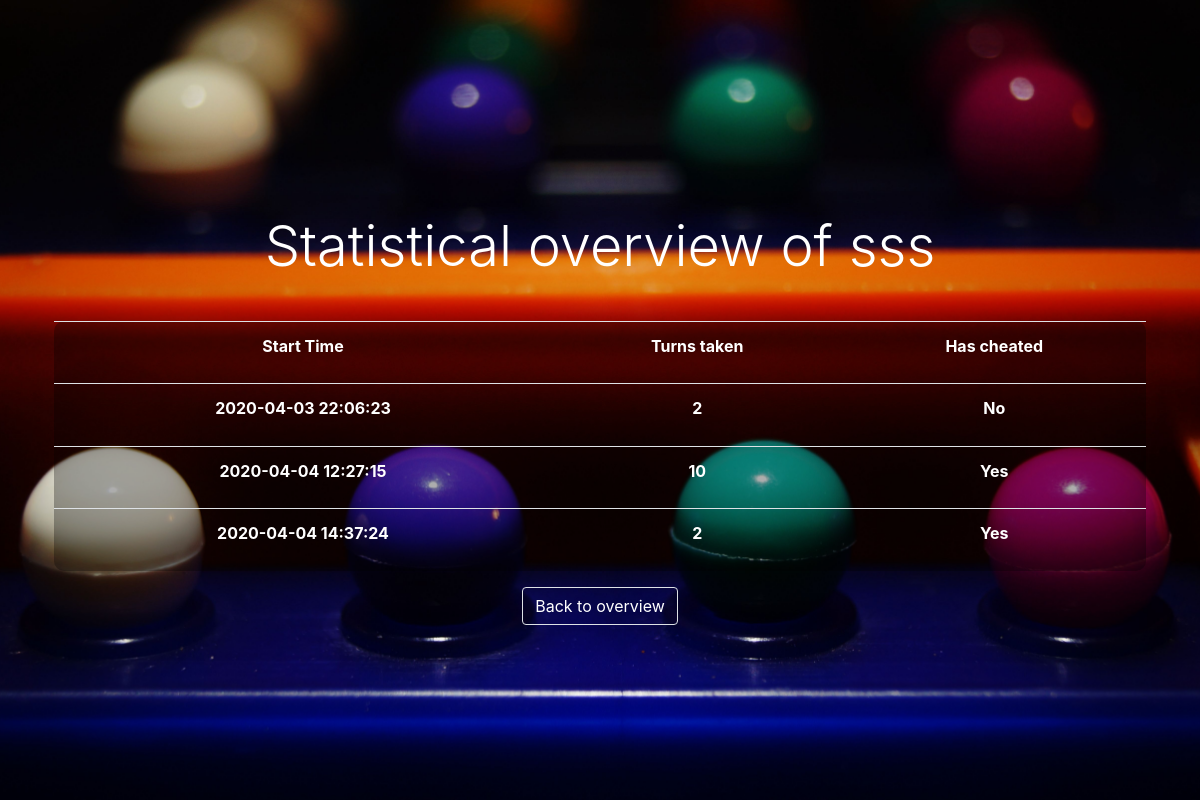
The app's page /statistics/sss with its own data.
### tables this page shows
CREATE TABLE `Game` (
  `id` INTEGER PRIMARY KEY AUTOINCREMENT NOT NULL,
  `username` VARCHAR(45) NOT NULL,
  `guess_amount` INTEGER NOT NULL,
  `has_cheated` TINYINT NOT NULL,
  `start_time` DATETIME NOT NULL
);

### Main.py (the view)
@app.route('/statistics/<username>')
def details(username):
    name = str(username)
    rows = controller.get_details_of_player(name)
    return render_template('detailedstatistics.html', name=name, rows=enumerate(rows))

### controllers/MainController.py (called while the page is built)
    def get_details_of_player(self, username):
        db = DB()
        rows = db.query('SELECT start_time, guess_amount, has_cheated from Game where username = ? and guess_amount != 0',
                        (username,))
        db.close()
        return rows

### models/DB.py (called while the page is built)
    def open_db(self):
        self.db = sqlite3.connect(os.path.abspath('./mastermind.db'))
        self.cursor = self.db.cursor()
        self.connected = True

    def query(self, query, bindings=None):
        self.open_db()
        curs = self.db.cursor()
        if bindings:
            curs.execute(query, bindings)
        else:
            curs.execute(query)
        return curs.fetchall()

    def close(self):
        self.db.commit()
        self.db.close()
        self.connected = False

### templates/detailedstatistics.html (shortened to what this page needs)
<!DOCTYPE html>
<html lang="en">
<head>
    <link rel="stylesheet" href="https://stackpath.bootstrapcdn.com/bootstrap/4.3.1/css/bootstrap.min.css"
>
    <link rel="stylesheet" href="{{ url_for('static', filename='css/main.css') }}">
</head>
<body>
<section id="cover" class="min-vh-100">
    <div id="cover-caption">
        <div class="container">
            <h1 class="display-4 py-2 text-truncate text-white text-center">Statistical overview of {{name}}</h1>
            <div class="row text-white">
                <div class="col-xl-12 col-lg-12 col-md-12 col-sm-12 mx-auto text-center form p-4">
                    <table class="table lightdarkbg text-white">
                        <tr>
                            <th>
                                Start Time
                            </th>
                            <th>
                                Turns taken
                            </th>
                            <th>
                                Has cheated
                            </th>
                        </tr>
                        {% for i, row in rows%}
                        <tr class="text-white">
                            <th>
                                {{row[0][:19]}}
                            </th>
                            <th>
                                {{row[1]}}
                            </th>
                            <th>
                                {%if row[2] > 0%}
                                Yes
                                {%else%}
                                No
                                {%endif%}
                            </th>
                        </tr>
                        {% endfor %}
                    </table>
                    <a class="text-decoration-none" href="/statistics">
                        <button class="btn text-white border">
                            Back to overview
                        </button>
                    </a>
                </div>
            </div>
        </div>
    </div>
</section>
</body>
</html>

### static/css/main.css (style rules this page uses)
#cover { display: flex; flex-direction: column; justify-content: center; align-items: center; position: relative; background: url('/static/images/mastermind_bg.jpg') no-repeat center; background-size: cover; width: 100%; height: 100%; }
#cover-caption { width: 100%; position: relative; z-index: 1; }
.lightdarkbg { content: ''; height: 100%; left: 0; top: 0; width: 100%; background-color: rgba(0, 0, 0, 0.3); z-index: -1; border-radius: 10px; }

### records on screen
Game: start_time "2020-04-03 22:06:23", guess_amount "2", has_cheated "No"
Game: start_time "2020-04-04 12:27:15", guess_amount "10", has_cheated "Yes"
Game: start_time "2020-04-04 14:37:24", guess_amount "2", has_cheated "Yes"

### other values on screen
{{ name }} "sss"
